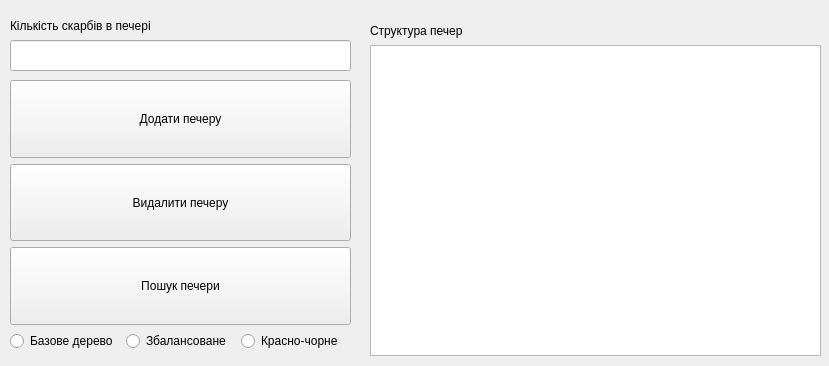
<?xml version="1.0" encoding="UTF-8"?>
<ui version="4.0">
 <class>MainWindow</class>
 <widget class="QMainWindow" name="MainWindow">
  <property name="enabled">
   <bool>true</bool>
  </property>
  <property name="geometry">
   <rect>
    <x>0</x>
    <y>0</y>
    <width>829</width>
    <height>366</height>
   </rect>
  </property>
  <property name="windowTitle">
   <string>MainWindow</string>
  </property>
  <widget class="QWidget" name="centralwidget">
   <widget class="QTextBrowser" name="textBrowser">
    <property name="geometry">
     <rect>
      <x>370</x>
      <y>45</y>
      <width>451</width>
      <height>311</height>
     </rect>
    </property>
    <property name="layoutDirection">
     <enum>Qt::LeftToRight</enum>
    </property>
   </widget>
   <widget class="QLabel" name="label">
    <property name="geometry">
     <rect>
      <x>370</x>
      <y>20</y>
      <width>131</width>
      <height>21</height>
     </rect>
    </property>
    <property name="text">
     <string>Структура печер</string>
    </property>
   </widget>
   <widget class="QLabel" name="label_2">
    <property name="geometry">
     <rect>
      <x>10</x>
      <y>10</y>
      <width>231</width>
      <height>31</height>
     </rect>
    </property>
    <property name="text">
     <string>Кількість скарбів в печері</string>
    </property>
   </widget>
   <widget class="QLineEdit" name="lineEdit">
    <property name="geometry">
     <rect>
      <x>10</x>
      <y>40</y>
      <width>341</width>
      <height>31</height>
     </rect>
    </property>
    <property name="font">
     <font>
      <pointsize>14</pointsize>
     </font>
    </property>
    <property name="layoutDirection">
     <enum>Qt::LeftToRight</enum>
    </property>
   </widget>
   <widget class="QWidget" name="verticalLayoutWidget">
    <property name="geometry">
     <rect>
      <x>10</x>
      <y>80</y>
      <width>341</width>
      <height>271</height>
     </rect>
    </property>
    <layout class="QVBoxLayout" name="verticalLayout" stretch="2,2,2,3">
     <item>
      <widget class="QPushButton" name="addNodeBtn">
       <property name="sizePolicy">
        <sizepolicy hsizetype="Minimum" vsizetype="Minimum">
         <horstretch>0</horstretch>
         <verstretch>0</verstretch>
        </sizepolicy>
       </property>
       <property name="text">
        <string>Додати печеру</string>
       </property>
      </widget>
     </item>
     <item>
      <widget class="QPushButton" name="deleteNodeBtn">
       <property name="sizePolicy">
        <sizepolicy hsizetype="Minimum" vsizetype="Minimum">
         <horstretch>0</horstretch>
         <verstretch>0</verstretch>
        </sizepolicy>
       </property>
       <property name="text">
        <string>Видалити печеру</string>
       </property>
      </widget>
     </item>
     <item>
      <widget class="QPushButton" name="searchNodeBtn">
       <property name="sizePolicy">
        <sizepolicy hsizetype="Minimum" vsizetype="Minimum">
         <horstretch>0</horstretch>
         <verstretch>0</verstretch>
        </sizepolicy>
       </property>
       <property name="text">
        <string>Пошук печери</string>
       </property>
      </widget>
     </item>
     <item>
      <layout class="QHBoxLayout" name="horizontalLayout">
       <property name="sizeConstraint">
        <enum>QLayout::SetFixedSize</enum>
       </property>
       <item>
        <widget class="QRadioButton" name="basicTree">
         <property name="sizePolicy">
          <sizepolicy hsizetype="Minimum" vsizetype="Maximum">
           <horstretch>0</horstretch>
           <verstretch>0</verstretch>
          </sizepolicy>
         </property>
         <property name="text">
          <string>Базове дерево</string>
         </property>
        </widget>
       </item>
       <item>
        <widget class="QRadioButton" name="AVLTree">
         <property name="enabled">
          <bool>true</bool>
         </property>
         <property name="sizePolicy">
          <sizepolicy hsizetype="Minimum" vsizetype="Maximum">
           <horstretch>0</horstretch>
           <verstretch>0</verstretch>
          </sizepolicy>
         </property>
         <property name="text">
          <string>Збалансоване</string>
         </property>
        </widget>
       </item>
       <item>
        <widget class="QRadioButton" name="RBTree">
         <property name="enabled">
          <bool>true</bool>
         </property>
         <property name="sizePolicy">
          <sizepolicy hsizetype="Minimum" vsizetype="Maximum">
           <horstretch>0</horstretch>
           <verstretch>0</verstretch>
          </sizepolicy>
         </property>
         <property name="text">
          <string>Красно-чорне</string>
         </property>
        </widget>
       </item>
      </layout>
     </item>
    </layout>
   </widget>
  </widget>
 </widget>
 <resources/>
 <connections/>
</ui>
